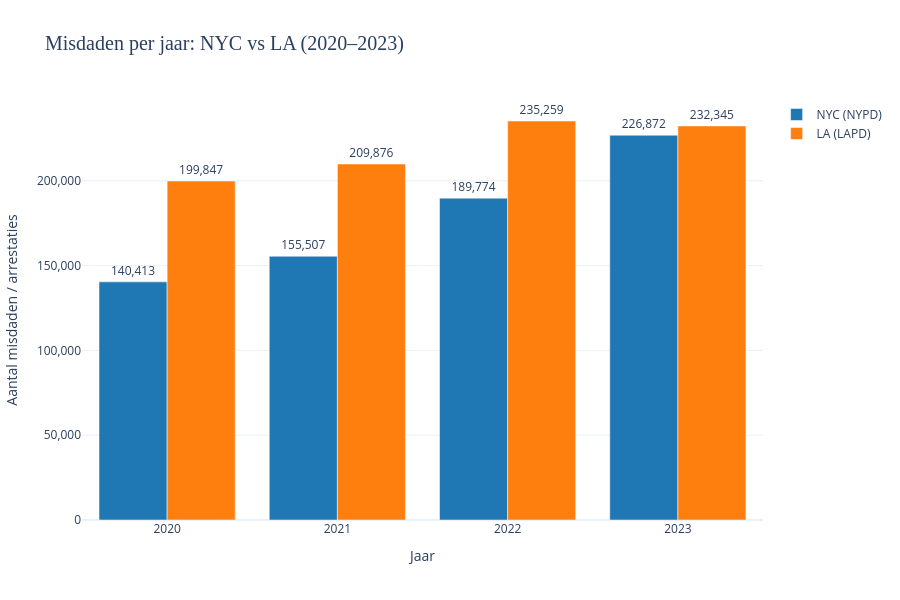

Notebook code for this chart:
### Code cell
nypd_per_jaar = df_nypd.groupby('year').size().reset_index(name='count')
nypd_per_jaar['city'] = 'NYC (NYPD)'

lapd_per_jaar = df_lapd.groupby('year').size().reset_index(name='count')
lapd_per_jaar['city'] = 'LA (LAPD)'

df_combined = pd.concat([nypd_per_jaar, lapd_per_jaar])

jaren = [2020, 2021, 2022, 2023]

nypd_vals = nypd_per_jaar.set_index('year').reindex(jaren)['count']
lapd_vals = lapd_per_jaar.set_index('year').reindex(jaren)['count']

fig = go.Figure()

fig.add_trace(go.Bar(
    x=jaren,
    y=nypd_vals,
    name='NYC (NYPD)',
    marker_color='#1f77b4',
    text=[f'{int(v):,}' for v in nypd_vals],
    textposition='outside'
))

fig.add_trace(go.Bar(
    x=jaren,
    y=lapd_vals,
    name='LA (LAPD)',
    marker_color='#ff7f0e',
    text=[f'{int(v):,}' for v in lapd_vals],
    textposition='outside'
))

fig.update_layout(
    barmode='group',
    title=dict(text='Misdaden per jaar: NYC vs LA (2020–2023)', font=dict(size=20, family='Arial Black')),
    xaxis_title='Jaar',
    yaxis_title='Aantal misdaden / arrestaties',
    xaxis=dict(tickmode='array', tickvals=jaren),
    yaxis=dict(tickformat=','),
    legend=dict(title=''),
    template='plotly_white',
    width=900,
    height=600
)

fig.show()

### Figure 1 — Plotly figure (JSON) as saved in the notebook; plotly's stock layout.template omitted (floating-point values rounded to 4 significant figures)
{"data": [{"marker": {"color": "#1f77b4"}, "name": "NYC (NYPD)", "text": ["140,413", "155,507", "189,774", "226,872"], "textposition": "outside", "type": "bar", "x": [2020, 2021, 2022, 2023], "y": [140413, 155507, 189774, 226872]}, {"marker": {"color": "#ff7f0e"}, "name": "LA (LAPD)", "text": ["199,847", "209,876", "235,259", "232,345"], "textposition": "outside", "type": "bar", "x": [2020, 2021, 2022, 2023], "y": [199847, 209876, 235259, 232345]}], "layout": {"barmode": "group", "height": 600, "legend": {"title": {"text": ""}}, "title": {"font": {"family": "Arial Black", "size": 20}, "text": "Misdaden per jaar: NYC vs LA (2020–2023)"}, "width": 900, "xaxis": {"tickmode": "array", "tickvals": [2020, 2021, 2022, 2023], "title": {"text": "Jaar"}}, "yaxis": {"tickformat": ",", "title": {"text": "Aantal misdaden / arrestaties"}}}}
